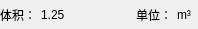
<?xml version="1.0" encoding="UTF-8"?>
<ui version="4.0">
 <class>DataWidget</class>
 <widget class="QWidget" name="DataWidget">
  <property name="geometry">
   <rect>
    <x>0</x>
    <y>0</y>
    <width>198</width>
    <height>29</height>
   </rect>
  </property>
  <property name="minimumSize">
   <size>
    <width>198</width>
    <height>0</height>
   </size>
  </property>
  <property name="windowTitle">
   <string>Form</string>
  </property>
  <property name="styleSheet">
   <string notr="true">font: 75 10pt &quot;Arial&quot;;</string>
  </property>
  <layout class="QHBoxLayout" name="horizontalLayout">
   <property name="spacing">
    <number>5</number>
   </property>
   <property name="leftMargin">
    <number>0</number>
   </property>
   <property name="topMargin">
    <number>0</number>
   </property>
   <property name="rightMargin">
    <number>0</number>
   </property>
   <property name="bottomMargin">
    <number>0</number>
   </property>
   <item>
    <widget class="QLabel" name="label_disp">
     <property name="maximumSize">
      <size>
       <width>36</width>
       <height>16777215</height>
      </size>
     </property>
     <property name="text">
      <string>体积：</string>
     </property>
    </widget>
   </item>
   <item>
    <widget class="QLabel" name="label_value">
     <property name="minimumSize">
      <size>
       <width>88</width>
       <height>16</height>
      </size>
     </property>
     <property name="maximumSize">
      <size>
       <width>136</width>
       <height>16777215</height>
      </size>
     </property>
     <property name="text">
      <string>1.25</string>
     </property>
    </widget>
   </item>
   <item>
    <widget class="QLabel" name="label_3">
     <property name="maximumSize">
      <size>
       <width>36</width>
       <height>16777215</height>
      </size>
     </property>
     <property name="text">
      <string>单位：</string>
     </property>
    </widget>
   </item>
   <item>
    <widget class="QLabel" name="label_unit">
     <property name="minimumSize">
      <size>
       <width>18</width>
       <height>0</height>
      </size>
     </property>
     <property name="maximumSize">
      <size>
       <width>21</width>
       <height>16777215</height>
      </size>
     </property>
     <property name="text">
      <string>m³</string>
     </property>
    </widget>
   </item>
  </layout>
 </widget>
 <resources/>
 <connections/>
</ui>
